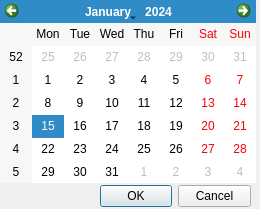
<?xml version="1.0" encoding="UTF-8"?>
<ui version="4.0">
 <class>Calendario</class>
 <widget class="QDialog" name="Calendario">
  <property name="geometry">
   <rect>
    <x>0</x>
    <y>0</y>
    <width>260</width>
    <height>209</height>
   </rect>
  </property>
  <property name="windowTitle">
   <string>Calendario</string>
  </property>
  <widget class="QDialogButtonBox" name="buttonBox">
   <property name="geometry">
    <rect>
     <x>100</x>
     <y>180</y>
     <width>151</width>
     <height>32</height>
    </rect>
   </property>
   <property name="orientation">
    <enum>Qt::Horizontal</enum>
   </property>
   <property name="standardButtons">
    <set>QDialogButtonBox::Cancel|QDialogButtonBox::Ok</set>
   </property>
  </widget>
  <widget class="QCalendarWidget" name="Aniversario">
   <property name="geometry">
    <rect>
     <x>0</x>
     <y>0</y>
     <width>256</width>
     <height>183</height>
    </rect>
   </property>
  </widget>
 </widget>
 <resources/>
 <connections>
  <connection>
   <sender>buttonBox</sender>
   <signal>accepted()</signal>
   <receiver>Calendario</receiver>
   <slot>accept()</slot>
   <hints>
    <hint type="sourcelabel">
     <x>248</x>
     <y>254</y>
    </hint>
    <hint type="destinationlabel">
     <x>157</x>
     <y>274</y>
    </hint>
   </hints>
  </connection>
  <connection>
   <sender>buttonBox</sender>
   <signal>rejected()</signal>
   <receiver>Calendario</receiver>
   <slot>reject()</slot>
   <hints>
    <hint type="sourcelabel">
     <x>316</x>
     <y>260</y>
    </hint>
    <hint type="destinationlabel">
     <x>286</x>
     <y>274</y>
    </hint>
   </hints>
  </connection>
 </connections>
</ui>
